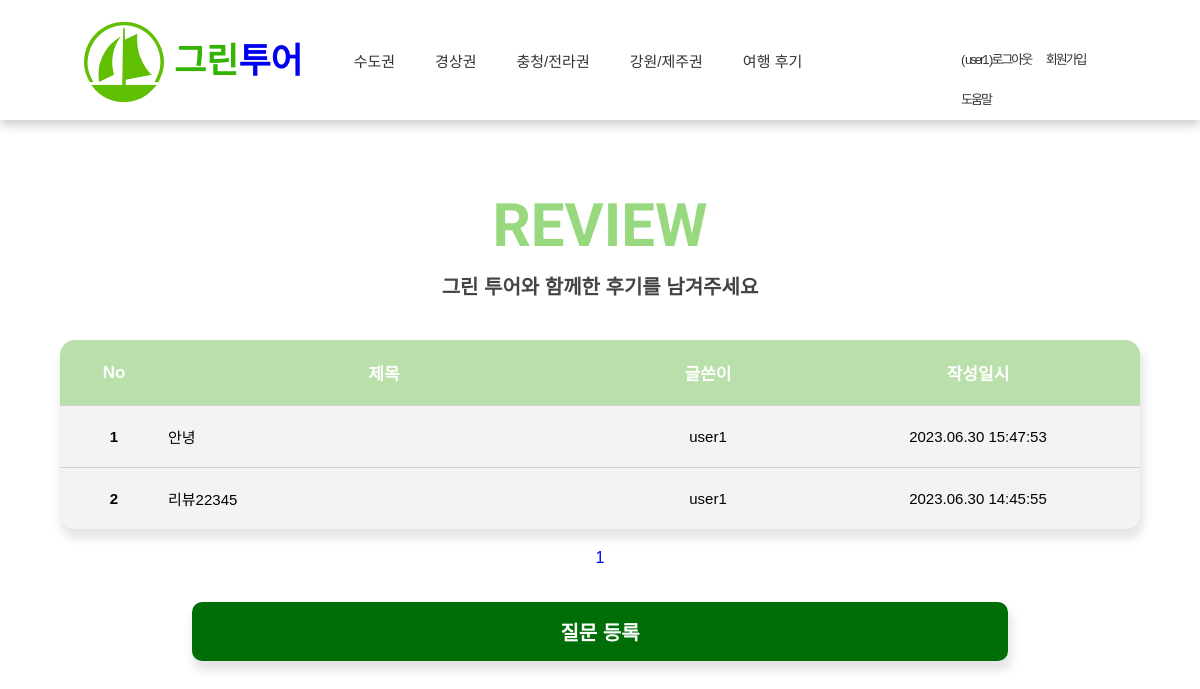
Screenshot of /tour/index (signed in) with the database file from the repository.
### tour/models.py (models this page shows, shortened)
class Question(models.Model):
    author = models.ForeignKey(User, on_delete=models.CASCADE)
    subject = models.CharField(max_length=200)
    content = models.TextField()
    create_date = models.DateTimeField()
    modify_date = models.DateTimeField(null=True, blank=True)
    photo = models.ImageField(upload_to='tour/images/%Y/%m/%d/',
                              null=True, blank=True)

### tour/views.py (the view)
# urls.py: path('index', views.question_list, name='question_list'),
def question_list(request):
    question_list = Question.objects.order_by('-create_date')
    page = request.GET.get('page', '1')
    paginator = Paginator(question_list, 10)    #페이지당 10개씩 보여주기
    page_obj = paginator.get_page(page)
    context = {'question_list': page_obj}
    return render(request, 'tour/question_list.html', context)

### templates/tour/question_list.html (shortened to what this page needs)
{% extends 'base.html' %}
{% load static %}
{% load board_filter %}
{% block content %}
{% include 'header.html' %}
<link rel="stylesheet" href="{% static 'tour/css/boardstyle.css' %}">
<div class="container">
    <h1>REVIEW</h1>
    <p>그린 투어와 함께한 후기를 남겨주세요</p>
    <section id="board_main">
        <table class="board_main_table">
            <thead class="board_table_thd">
                <tr>
                    <th>No</th>
                    <th>제목</th>
                    <th>글쓴이</th>
                    <th>작성일시</th>
                </tr>
            </thead>
            <tbody>
            {% if question_list %}
                {% for question in question_list %}
                <tr>
                    <td>{{ forloop.counter }}</td>
                    <td>
                        <a href="{% url 'tour:detail' question.id %}">
                            {{ question.subject }}
                        </a>
                    </td>
                    <td>{{ question.author }}</td>
                    <td>{{ question.create_date|date:"Y.m.d H:i:s" }}</td>
                </tr>
                {% endfor %}
            {% else %}
                <p>질문이 없습니다.</p>
            {% endif %}
            </tbody>
        </table>
        <ul class="pagination">
            {% for page_number in question_list.paginator.page_range %}
                {% if page_number == question_list.number %}
                    <li class="page-item">
                        <a class="page-link" href="?page={{ page_number }}">{{ page_number }}</a>
                    </li>
                {% else %}
                    <li class="page-item">
                        <a class="page-link" href="?page={{ page_number }}">{{ page_number }}</a>
                    </li>
                {% endif %}
            {% endfor %}
        </ul>
        <a href="{% url 'tour:question_create' %}"
           class="board_main_q_btn">질문 등록</a>
    </section>
</div>
{% endblock %}

### templates/header.html (shortened to what this page needs)
{% load static %}
<link rel="stylesheet" href="{% static 'tour/css/style.css' %}">
<link rel="stylesheet" href="{% static 'tour/css/head.css' %}">
<div id="container">
    <header>
        <div class="logo">
            <a href="{% url 'index' %}">
                <img src="{% static 'tour/images/greenboat.png' %}" alt="메인" id="logo_pic">
                <h1>
                    <span class="abc">그린</span><span class="cba">투어</span>
                </h1>
            </a>
        </div>
        <nav class="navbar">
            <ul>
                <li><a href="{% url 'tour:detail_ca' %}">수도권</a></li>
                <li><a href="{% url 'tour:detail_gs' %}">경상권</a></li>
                <li><a href="{% url 'tour:detail_cj' %}">충청/전라권</a></li>
                <li><a href="{% url 'tour:detail_gj' %}">강원/제주권</a></li>
                <li><a href="{% url 'tour:question_list' %}">여행 후기</a></li>
            </ul>
        </nav>
        <div class="smallhead">
            <ul>
                <li>
                    {% if user.is_authenticated %}
                    <a href="{% url 'common2:logout' %}">
                        ( {{ user.username }} )로그아웃
                    </a>
                    {% else %}
                    <a href="{% url 'common2:login' %}">
                        {{ user.username }}로그인
                    </a>
                    {% endif %}
                </li>
                <li><a href="{% url 'common2:signup' %}">회원가입</a></li>
                <li><a href="#">도움말</a></li>
            </ul>
        </div>
    </header>
</div>

### static/tour/css/detail.css (style rules this page uses)
#board_main ul.pagination { text-align: center; }
#board_main .pagination .page-item { display: inline-block; margin: 20px 5px; }
#board_main .pagination li .page-link { font-size: 1em; }

### static/tour/css/style.css (style rules this page uses)
* { margin: 0; padding: 0; box-sizing: border-box; }
.container { width: 100%; height: 100px; }
header { height: 120px; box-shadow: 0 4px 4px -1px rgba(0, 0, 0, 0.1); }
.smallhead { width: 380px; height: 40px; margin:0 auto; margin-right:100px; }
.smallhead ul { float:right; margin-right: 20px; position:relative; left:20px; }
.smallhead ul li { list-style: none; display:inline-block; line-height: 40px; font-size: 13px; padding: 0 5px; letter-spacing: -2px; }
.smallhead ul li a { text-decoration: none; color: #333; }
@media screen and (min-width: 1100px) { header { width:100%; height: 120px; box-shadow: 0 4px 4px -1px rgba(0, 0, 0, 0.1); } }
@media screen and (min-width: 1100px) { .navbar { width:1000px; position:relative; left:100px; margin-right:100px; } }
@media screen and (min-width: 1100px) { .smallhead { width: 5%; height: 40px; position:relative; left:100px; } }
@media screen and (min-width: 1100px) { .smallhead ul { width: 160px; float:right; margin-right: 20px; } }
@media screen and (min-width: 1100px) { .smallhead ul li { list-style: none; display:inline-block; line-height: 40px; font-size: 13px; padding: 0 5px; letter-spacing: -2px; } }
@media screen and (min-width: 1100px) { .smallhead ul li a { text-decoration: none; color: #333; } }

### static/tour/css/head.css (style rules this page uses)
* { margin: 0; padding: 0; font-family: Arial, Helvetica, sans-serif; text-decoration: none; }
header { top: 0; left: 0; right: 0; background: #ffffff; box-shadow: 0 5px 10px rgba(0, 0, 0, 0.2); padding: 0 7%; position: relative; display:flex; align-items: center; justify-content: space-between; z-index: 1000; }
.logo #logo_pic { width:80px; margin-top:90px; }
.logo h1 .abc { width:80%; font-size:35px; position:relative; bottom:100px; left:90px; color: rgba(50, 180, 0); font-family: 'Single Day', cursive; }
.logo h1 .cba { width:80%; font-size:35px; position:relative; bottom:100px; left:90px; font-family: 'Single Day', cursive; }
header .logo { width:23%; font-weight: bolder; font-size: 34px; color: #333; color: rgb(50, 180, 0); font-family: 'Single Day', cursive; }
header .navbar ul { width:95%; list-style: none; }
header .navbar ul li { position:relative; float: left; }
header .navbar ul li a { font-size: 15px; padding: 20px; color: #333; display: block; }

### rows the page displays
Question: subject "안녕", author "user1", create_date "2023.06.30 15:47:53"
Question: subject "리뷰22345", author "user1", create_date "2023.06.30 14:45:55"

### other values shown
{{ user.username }} "user1"
{{ page_number }} "1"
